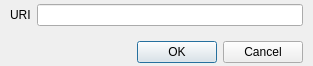
<?xml version="1.0" encoding="UTF-8"?>
<ui version="4.0">
 <class>PlayToURIDialog</class>
 <widget class="QDialog" name="PlayToURIDialog">
  <property name="windowModality">
   <enum>Qt::ApplicationModal</enum>
  </property>
  <property name="geometry">
   <rect>
    <x>0</x>
    <y>0</y>
    <width>313</width>
    <height>66</height>
   </rect>
  </property>
  <property name="windowTitle">
   <string>Choose target URI</string>
  </property>
  <layout class="QVBoxLayout" name="verticalLayout">
   <property name="leftMargin">
    <number>10</number>
   </property>
   <property name="topMargin">
    <number>4</number>
   </property>
   <property name="rightMargin">
    <number>10</number>
   </property>
   <property name="bottomMargin">
    <number>3</number>
   </property>
   <item>
    <layout class="QHBoxLayout" name="horizontalLayout">
     <item>
      <widget class="QLabel" name="label">
       <property name="text">
        <string>URI</string>
       </property>
      </widget>
     </item>
     <item>
      <widget class="QLineEdit" name="uri"/>
     </item>
    </layout>
   </item>
   <item>
    <spacer name="verticalSpacer">
     <property name="orientation">
      <enum>Qt::Vertical</enum>
     </property>
     <property name="sizeType">
      <enum>QSizePolicy::Preferred</enum>
     </property>
     <property name="sizeHint" stdset="0">
      <size>
       <width>20</width>
       <height>10</height>
      </size>
     </property>
    </spacer>
   </item>
   <item>
    <widget class="QDialogButtonBox" name="buttonBox">
     <property name="orientation">
      <enum>Qt::Horizontal</enum>
     </property>
     <property name="standardButtons">
      <set>QDialogButtonBox::Cancel|QDialogButtonBox::Ok</set>
     </property>
    </widget>
   </item>
  </layout>
 </widget>
 <resources/>
 <connections>
  <connection>
   <sender>buttonBox</sender>
   <signal>accepted()</signal>
   <receiver>PlayToURIDialog</receiver>
   <slot>accept()</slot>
   <hints>
    <hint type="sourcelabel">
     <x>248</x>
     <y>254</y>
    </hint>
    <hint type="destinationlabel">
     <x>157</x>
     <y>274</y>
    </hint>
   </hints>
  </connection>
  <connection>
   <sender>buttonBox</sender>
   <signal>rejected()</signal>
   <receiver>PlayToURIDialog</receiver>
   <slot>reject()</slot>
   <hints>
    <hint type="sourcelabel">
     <x>316</x>
     <y>260</y>
    </hint>
    <hint type="destinationlabel">
     <x>286</x>
     <y>274</y>
    </hint>
   </hints>
  </connection>
 </connections>
</ui>
